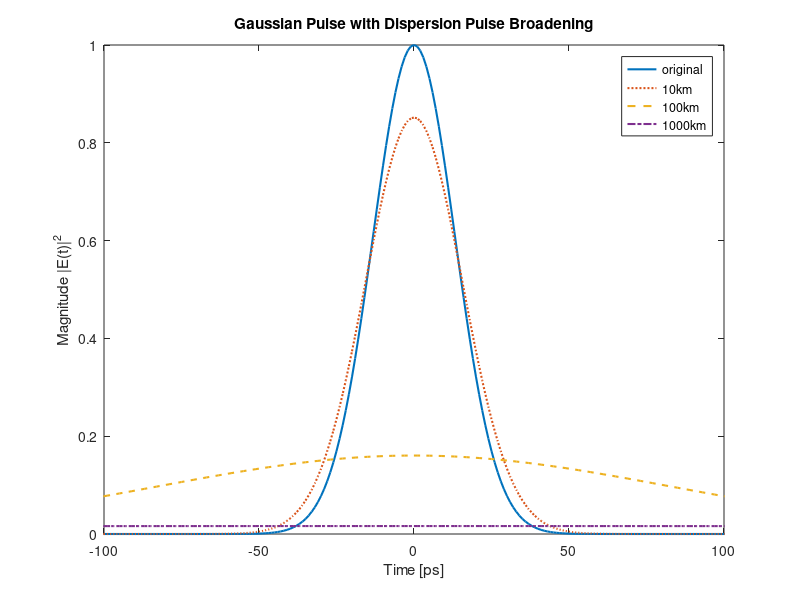

The MATLAB script that drew this image:
clc; clearvars; close all;

h = figure();
set(h,'WindowStyle','docked');

baud = 32e9;
tau_fwhm = 1/baud;
tau = tau_fwhm/sqrt(2*log(2));
Eo = 1;
To = tau_fwhm/2*sqrt(log(2));

tb = 300e-10;
Fs = 1e12; 
t = -tb:1/Fs:tb;
L = length(t);
n = 2^nextpow2(L);

E = Eo .* exp(-t.^2./tau^2);
I = abs(E).^2;
dbI = 10*log10(I);

lambda = 1550; %nm
D = 17; %ps/nm-km
c = 3e8;
unit_factor = 1e-3;
beta2 = D*lambda^2/(2*pi*c)*unit_factor;

f = (-n/2:n/2-1)*Fs/n;
f_ghz = f/1e9;
z = [10, 100, 1000];
for i = 1:3
    prop(i, :) = exp(j*beta2*z(i)*(2*pi*f_ghz).^2/2);
end

t1 = t/1e-12;
plot(t1, E, t1, I);
xlim([-100, 100]);
xlabel("Time [ps]");
ylabel("Magnitude |E(t)|^2");
title("Gaussian Pulse");

X = fftshift(fft(E, n));

for i = 1:3
    disperse(i, :) = prop(i, :).*X;
end

Y = ifft(X, n);
for i=1:3
    Z(i, :) = ifft(disperse(i, :), n);
end

plot(t1, I, 'linewidth', 1.5); hold on;
lineVec = {':', '--', '-.'};
for i=1:3
   plot(t1, abs(Z(i, 1:L)).^2, 'LineStyle', lineVec{i}, 'linewidth', 1.5);
end

xlim([-100, 100]);
% ylim([0, .2])
xlabel("Time [ps]");
ylabel("Magnitude |E(t)|^2");
title("Gaussian Pulse with Dispersion Pulse Broadening");
legend("original", "10km", "100km", "1000km")

tauZ = sqrt(1+(beta2*z(3)/(To*1e12)^2)^2)*To*2*sqrt(log(2))

To*1e12
T1 = sqrt((To*1e12)^2+(beta2*1e3*z(1))^2)

print -depsc timeDisperse
